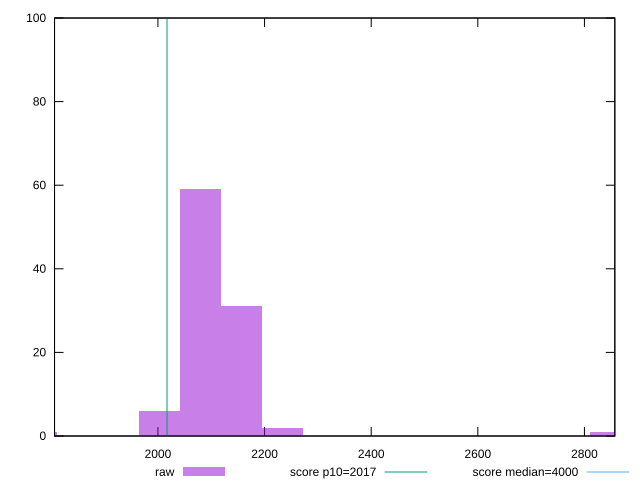

This figure's gnuplot source:
reset

$raw <<EOF
2849.552394888021 1
2079.4030989723396 59
2002.3881693807714 6
2156.4180285639077 31
2233.4329581554757 2
1771.343380606067 1
EOF

set key outside below
set boxwidth 77.01492959156813
set xrange [1806.0200000000013:2857.007999999998]
set yrange [0:100]
set trange [0:100]
set style fill transparent solid 0.5 noborder

set parametric
set terminal svg size 640, 490 enhanced background rgb 'white'
set output "reports/report_00030_2021-02-24T20-42-31.540Z/mainthread-work-breakdown/samples/astro/raw/histogram.svg"

plot $raw title "raw" with boxes, \
     2017,t title "score p10=2017", \
     4000,t title "score median=4000"

reset
